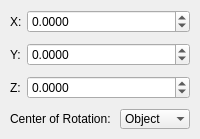
             <widget class="QWidget" name="m_pRotationWidget" native="true">
              <layout class="QFormLayout" name="formLayout_7">
               <property name="fieldGrowthPolicy">
                <enum>QFormLayout::AllNonFixedFieldsGrow</enum>
               </property>
               <property name="horizontalSpacing">
                <number>5</number>
               </property>
               <property name="verticalSpacing">
                <number>10</number>
               </property>
               <property name="leftMargin">
                <number>10</number>
               </property>
               <property name="topMargin">
                <number>10</number>
               </property>
               <property name="rightMargin">
                <number>10</number>
               </property>
               <property name="bottomMargin">
                <number>10</number>
               </property>
               <item row="0" column="0">
                <widget class="QLabel" name="label_43">
                 <property name="text">
                  <string>X:</string>
                 </property>
                </widget>
               </item>
               <item row="1" column="0">
                <widget class="QLabel" name="label_46">
                 <property name="text">
                  <string>Y:</string>
                 </property>
                </widget>
               </item>
               <item row="2" column="0">
                <widget class="QLabel" name="label_47">
                 <property name="text">
                  <string>Z:</string>
                 </property>
                </widget>
               </item>
               <item row="3" column="0" colspan="2">
                <layout class="QHBoxLayout" name="horizontalLayout_2">
                 <property name="spacing">
                  <number>10</number>
                 </property>
                 <property name="leftMargin">
                  <number>0</number>
                 </property>
                 <property name="rightMargin">
                  <number>0</number>
                 </property>
                 <property name="bottomMargin">
                  <number>0</number>
                 </property>
                 <item>
                  <widget class="QLabel" name="label">
                   <property name="sizePolicy">
                    <sizepolicy hsizetype="Fixed" vsizetype="Expanding">
                     <horstretch>0</horstretch>
                     <verstretch>0</verstretch>
                    </sizepolicy>
                   </property>
                   <property name="maximumSize">
                    <size>
                     <width>100</width>
                     <height>21</height>
                    </size>
                   </property>
                   <property name="text">
                    <string>Center of Rotation:</string>
                   </property>
                  </widget>
                 </item>
                 <item>
                  <widget class="QComboBox" name="m_p_ComboBox_CenterOfRotation">
                   <property name="frame">
                    <bool>false</bool>
                   </property>
                   <item>
                    <property name="text">
                     <string>Object</string>
                    </property>
                   </item>
                   <item>
                    <property name="text">
                     <string>Scene</string>
                    </property>
                   </item>
                  </widget>
                 </item>
                </layout>
               </item>
               <item row="0" column="1">
                <widget class="QDoubleSpinBox" name="m_p_DoubleSpinBox_RotationX">
                 <property name="decimals">
                  <number>4</number>
                 </property>
                 <property name="minimum">
                  <double>-360.000000000000000</double>
                 </property>
                 <property name="maximum">
                  <double>360.000000000000000</double>
                 </property>
                 <property name="singleStep">
                  <double>0.100000000000000</double>
                 </property>
                </widget>
               </item>
               <item row="1" column="1">
                <widget class="QDoubleSpinBox" name="m_p_DoubleSpinBox_RotationY">
                 <property name="decimals">
                  <number>4</number>
                 </property>
                 <property name="minimum">
                  <double>-360.000000000000000</double>
                 </property>
                 <property name="maximum">
                  <double>360.000000000000000</double>
                 </property>
                 <property name="singleStep">
                  <double>0.100000000000000</double>
                 </property>
                </widget>
               </item>
               <item row="2" column="1">
                <widget class="QDoubleSpinBox" name="m_p_DoubleSpinBox_RotationZ">
                 <property name="decimals">
                  <number>4</number>
                 </property>
                 <property name="minimum">
                  <double>-360.000000000000000</double>
                 </property>
                 <property name="maximum">
                  <double>360.000000000000000</double>
                 </property>
                 <property name="singleStep">
                  <double>0.100000000000000</double>
                 </property>
                </widget>
               </item>
              </layout>
             </widget>
